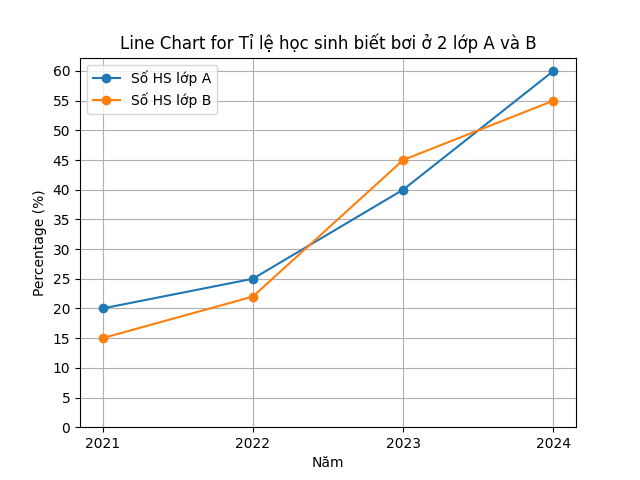

Recreate this plot in Python.
import pandas as pd
import matplotlib.pyplot as plt
import numpy as np

file_path = './Lop7/Thong ke/Data lop 7.xlsx'

# Load the Excel file
excel_data = pd.ExcelFile(file_path)

# Select the appropriate sheet by its name or index
sheet_name = excel_data.sheet_names[5]

# Read the sheet into a DataFrame without assuming a header
df = pd.read_excel(file_path, sheet_name=sheet_name, header=None)

sheet_name = df.iloc[0, 0]
df = df.drop([0]).reset_index(drop=True)

# Ensure the DataFrame has at least three rows and multiple columns
if df.shape[0] < 3 or df.shape[1] < 2:
    print("The data does not have enough rows or columns.")
else:
    # Extract the years and values for each class
    years = df.iloc[0, 1:].apply(lambda x: int(x))  # Convert years to int
    values_A = df.iloc[1, 1:].apply(lambda x: float(str(x).strip('%')))  # Convert to float
    values_B = df.iloc[2, 1:].apply(lambda x: float(str(x).strip('%')))  # Convert to float

    # Create the line chart
    plt.figure()
    plt.plot(years, values_A, marker='o', label=df.iloc[1, 0])  # Plot for Class A
    plt.plot(years, values_B, marker='o', label=df.iloc[2, 0])  # Plot for Class B
    plt.title(f'Line Chart for {sheet_name}')
    plt.xlabel(df.iloc[0, 0])  # Label for x-axis from first row first column
    plt.ylabel('Percentage (%)')  # Label for y-axis
    plt.legend()
    
    # Set x-axis and y-axis ticks
    plt.xticks(np.arange(min(years), max(years) + 1, 1))  # x-axis with integer steps
    plt.yticks(np.arange(0, max(max(values_A), max(values_B)) + 5, 5))  # y-axis with steps of 5
    
    plt.grid(True)
    plt.show()
